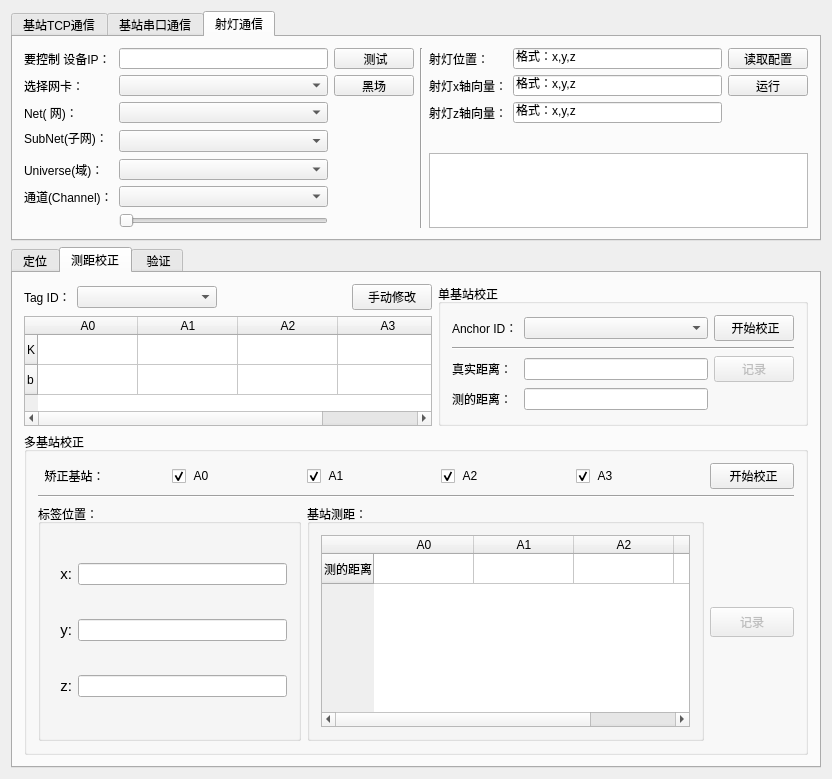
<?xml version="1.0" encoding="UTF-8"?>
<ui version="4.0">
 <class>RTLS_Widget</class>
 <widget class="QWidget" name="RTLS_Widget">
  <property name="geometry">
   <rect>
    <x>0</x>
    <y>0</y>
    <width>832</width>
    <height>736</height>
   </rect>
  </property>
  <property name="windowTitle">
   <string>RTLS_Widget</string>
  </property>
  <layout class="QGridLayout" name="gridLayout_6">
   <item row="0" column="0">
    <widget class="QTabWidget" name="tabWidget1">
     <property name="maximumSize">
      <size>
       <width>16777215</width>
       <height>230</height>
      </size>
     </property>
     <property name="currentIndex">
      <number>2</number>
     </property>
     <widget class="QWidget" name="Tcp">
      <attribute name="title">
       <string>基站TCP通信</string>
      </attribute>
      <layout class="QGridLayout" name="gridLayout">
       <item row="0" column="3">
        <widget class="QLineEdit" name="lineEdit_Port">
         <property name="text">
          <string>12900</string>
         </property>
        </widget>
       </item>
       <item row="0" column="2">
        <widget class="QLabel" name="label_2">
         <property name="text">
          <string>服务器 端口号：</string>
         </property>
        </widget>
       </item>
       <item row="1" column="0" colspan="6">
        <widget class="QTextEdit" name="textEdit_read"/>
       </item>
       <item row="0" column="1">
        <widget class="QLineEdit" name="lineEdit_IP">
         <property name="text">
          <string>127.0.0.1</string>
         </property>
        </widget>
       </item>
       <item row="0" column="5">
        <spacer name="horizontalSpacer">
         <property name="orientation">
          <enum>Qt::Horizontal</enum>
         </property>
         <property name="sizeHint" stdset="0">
          <size>
           <width>157</width>
           <height>20</height>
          </size>
         </property>
        </spacer>
       </item>
       <item row="0" column="4">
        <widget class="QPushButton" name="Button_connect">
         <property name="text">
          <string>Connect</string>
         </property>
        </widget>
       </item>
       <item row="0" column="0">
        <widget class="QLabel" name="label">
         <property name="text">
          <string>服务器 IP：</string>
         </property>
        </widget>
       </item>
      </layout>
     </widget>
     <widget class="QWidget" name="Serial">
      <attribute name="title">
       <string>基站串口通信</string>
      </attribute>
      <layout class="QGridLayout" name="gridLayout_2">
       <item row="0" column="0">
        <widget class="QLabel" name="SerialLabel">
         <property name="text">
          <string>串口选择</string>
         </property>
         <property name="alignment">
          <set>Qt::AlignCenter</set>
         </property>
        </widget>
       </item>
       <item row="1" column="0" colspan="4">
        <widget class="QTextBrowser" name="SerialTextBrowser">
         <property name="enabled">
          <bool>true</bool>
         </property>
        </widget>
       </item>
       <item row="0" column="3">
        <widget class="QPushButton" name="SerialButton">
         <property name="text">
          <string>Connect</string>
         </property>
        </widget>
       </item>
       <item row="0" column="1" colspan="2">
        <widget class="MyComboBox" name="SerialBox"/>
       </item>
      </layout>
     </widget>
     <widget class="QWidget" name="tab">
      <attribute name="title">
       <string>射灯通信</string>
      </attribute>
      <layout class="QGridLayout" name="gridLayout_4">
       <item row="0" column="0">
        <widget class="QLabel" name="label_10">
         <property name="text">
          <string>要控制 设备IP：</string>
         </property>
        </widget>
       </item>
       <item row="0" column="1">
        <widget class="QLineEdit" name="lineEdit_5">
         <property name="text">
          <string/>
         </property>
        </widget>
       </item>
       <item row="0" column="2">
        <widget class="QPushButton" name="pushButton_9">
         <property name="text">
          <string> 测试</string>
         </property>
        </widget>
       </item>
       <item row="0" column="3" rowspan="8">
        <widget class="Line" name="line_2">
         <property name="orientation">
          <enum>Qt::Vertical</enum>
         </property>
        </widget>
       </item>
       <item row="0" column="4">
        <widget class="QLabel" name="label_16">
         <property name="text">
          <string>射灯位置：</string>
         </property>
        </widget>
       </item>
       <item row="0" column="5">
        <widget class="QLineEdit" name="lineEdit_6">
         <property name="text">
          <string>格式：x,y,z</string>
         </property>
        </widget>
       </item>
       <item row="0" column="6">
        <widget class="QPushButton" name="pushButton_10">
         <property name="text">
          <string>读取配置</string>
         </property>
        </widget>
       </item>
       <item row="1" column="0">
        <widget class="QLabel" name="label_11">
         <property name="text">
          <string>选择网卡：</string>
         </property>
        </widget>
       </item>
       <item row="1" column="1">
        <widget class="QComboBox" name="comboBox_4"/>
       </item>
       <item row="1" column="2">
        <widget class="QPushButton" name="pushButton_8">
         <property name="text">
          <string>黑场</string>
         </property>
        </widget>
       </item>
       <item row="1" column="4">
        <widget class="QLabel" name="label_17">
         <property name="text">
          <string>射灯x轴向量：</string>
         </property>
        </widget>
       </item>
       <item row="1" column="5">
        <widget class="QLineEdit" name="lineEdit_7">
         <property name="text">
          <string>格式：x,y,z</string>
         </property>
        </widget>
       </item>
       <item row="1" column="6">
        <widget class="QPushButton" name="pushButton_7">
         <property name="text">
          <string>运行</string>
         </property>
        </widget>
       </item>
       <item row="2" column="0">
        <widget class="QLabel" name="label_12">
         <property name="text">
          <string>Net( 网)：</string>
         </property>
        </widget>
       </item>
       <item row="2" column="1">
        <widget class="QComboBox" name="comboBox_5"/>
       </item>
       <item row="2" column="4">
        <widget class="QLabel" name="label_18">
         <property name="text">
          <string>射灯z轴向量：</string>
         </property>
        </widget>
       </item>
       <item row="2" column="5">
        <widget class="QLineEdit" name="lineEdit_8">
         <property name="text">
          <string>格式：x,y,z</string>
         </property>
        </widget>
       </item>
       <item row="3" column="0">
        <widget class="QLabel" name="label_13">
         <property name="text">
          <string>SubNet(子网)：</string>
         </property>
        </widget>
       </item>
       <item row="3" column="1" rowspan="2">
        <widget class="QComboBox" name="comboBox_6"/>
       </item>
       <item row="4" column="4" rowspan="4" colspan="3">
        <widget class="QTextEdit" name="textEdit_2"/>
       </item>
       <item row="5" column="0">
        <widget class="QLabel" name="label_14">
         <property name="text">
          <string>Universe(域)：</string>
         </property>
        </widget>
       </item>
       <item row="5" column="1">
        <widget class="QComboBox" name="comboBox_7"/>
       </item>
       <item row="6" column="0">
        <widget class="QLabel" name="label_15">
         <property name="text">
          <string>通道(Channel)：</string>
         </property>
        </widget>
       </item>
       <item row="6" column="1">
        <widget class="QComboBox" name="comboBox_8"/>
       </item>
       <item row="7" column="1">
        <widget class="QSlider" name="horizontalSlider">
         <property name="orientation">
          <enum>Qt::Horizontal</enum>
         </property>
        </widget>
       </item>
      </layout>
     </widget>
    </widget>
   </item>
   <item row="1" column="0">
    <widget class="QTabWidget" name="tabWidget2">
     <property name="currentIndex">
      <number>1</number>
     </property>
     <widget class="QWidget" name="Positioning">
      <attribute name="title">
       <string>定位</string>
      </attribute>
      <layout class="QGridLayout" name="gridLayout_3">
       <item row="1" column="0">
        <widget class="QTableWidget" name="tableWidget_Anchor">
         <property name="minimumSize">
          <size>
           <width>0</width>
           <height>175</height>
          </size>
         </property>
         <row>
          <property name="text">
           <string/>
          </property>
         </row>
         <row>
          <property name="text">
           <string/>
          </property>
         </row>
         <row>
          <property name="text">
           <string/>
          </property>
         </row>
         <row>
          <property name="text">
           <string/>
          </property>
         </row>
         <column>
          <property name="text">
           <string>Anchor ID</string>
          </property>
         </column>
         <column>
          <property name="text">
           <string>X(m)</string>
          </property>
         </column>
         <column>
          <property name="text">
           <string>Y(m)</string>
          </property>
         </column>
         <column>
          <property name="text">
           <string>Z(m)</string>
          </property>
         </column>
         <item row="0" column="0">
          <property name="text">
           <string>Anchor 0</string>
          </property>
          <property name="font">
           <font>
            <underline>false</underline>
           </font>
          </property>
          <property name="textAlignment">
           <set>AlignCenter</set>
          </property>
          <property name="flags">
           <set>ItemIsSelectable|ItemIsDragEnabled|ItemIsDropEnabled|ItemIsUserCheckable|ItemIsEnabled</set>
          </property>
         </item>
         <item row="0" column="1">
          <property name="text">
           <string>10.013</string>
          </property>
          <property name="textAlignment">
           <set>AlignCenter</set>
          </property>
         </item>
         <item row="0" column="2">
          <property name="text">
           <string>2.651</string>
          </property>
          <property name="textAlignment">
           <set>AlignCenter</set>
          </property>
         </item>
         <item row="0" column="3">
          <property name="text">
           <string>3.622</string>
          </property>
          <property name="textAlignment">
           <set>AlignCenter</set>
          </property>
         </item>
         <item row="1" column="0">
          <property name="text">
           <string>Anchor 1</string>
          </property>
          <property name="textAlignment">
           <set>AlignCenter</set>
          </property>
          <property name="flags">
           <set>ItemIsSelectable|ItemIsDragEnabled|ItemIsDropEnabled|ItemIsUserCheckable|ItemIsEnabled</set>
          </property>
         </item>
         <item row="1" column="1">
          <property name="text">
           <string>8.691</string>
          </property>
          <property name="textAlignment">
           <set>AlignCenter</set>
          </property>
         </item>
         <item row="1" column="2">
          <property name="text">
           <string>5.812</string>
          </property>
          <property name="textAlignment">
           <set>AlignCenter</set>
          </property>
         </item>
         <item row="1" column="3">
          <property name="text">
           <string>0.452</string>
          </property>
          <property name="textAlignment">
           <set>AlignCenter</set>
          </property>
         </item>
         <item row="2" column="0">
          <property name="text">
           <string>Anchor 2</string>
          </property>
          <property name="textAlignment">
           <set>AlignCenter</set>
          </property>
          <property name="flags">
           <set>ItemIsSelectable|ItemIsDragEnabled|ItemIsDropEnabled|ItemIsUserCheckable|ItemIsEnabled</set>
          </property>
         </item>
         <item row="2" column="1">
          <property name="text">
           <string>1.032</string>
          </property>
          <property name="textAlignment">
           <set>AlignCenter</set>
          </property>
         </item>
         <item row="2" column="2">
          <property name="text">
           <string>6.012</string>
          </property>
          <property name="textAlignment">
           <set>AlignCenter</set>
          </property>
         </item>
         <item row="2" column="3">
          <property name="text">
           <string>3.152</string>
          </property>
          <property name="textAlignment">
           <set>AlignCenter</set>
          </property>
         </item>
         <item row="3" column="0">
          <property name="text">
           <string>Anchor 3</string>
          </property>
          <property name="textAlignment">
           <set>AlignCenter</set>
          </property>
          <property name="flags">
           <set>ItemIsSelectable|ItemIsDragEnabled|ItemIsDropEnabled|ItemIsUserCheckable|ItemIsEnabled</set>
          </property>
         </item>
         <item row="3" column="1">
          <property name="text">
           <string>2.432</string>
          </property>
          <property name="textAlignment">
           <set>AlignCenter</set>
          </property>
         </item>
         <item row="3" column="2">
          <property name="text">
           <string>0.489</string>
          </property>
          <property name="textAlignment">
           <set>AlignCenter</set>
          </property>
         </item>
         <item row="3" column="3">
          <property name="text">
           <string>0.452</string>
          </property>
          <property name="textAlignment">
           <set>AlignCenter</set>
          </property>
         </item>
        </widget>
       </item>
       <item row="0" column="1">
        <widget class="QPushButton" name="pushButton_2">
         <property name="maximumSize">
          <size>
           <width>90</width>
           <height>16777215</height>
          </size>
         </property>
         <property name="text">
          <string>图形化界面</string>
         </property>
        </widget>
       </item>
       <item row="1" column="1">
        <widget class="QTableWidget" name="tableWidget_Tag">
         <property name="minimumSize">
          <size>
           <width>0</width>
           <height>175</height>
          </size>
         </property>
         <row>
          <property name="text">
           <string/>
          </property>
         </row>
         <row>
          <property name="text">
           <string/>
          </property>
         </row>
         <row>
          <property name="text">
           <string/>
          </property>
         </row>
         <row>
          <property name="text">
           <string/>
          </property>
         </row>
         <row>
          <property name="text">
           <string/>
          </property>
         </row>
         <row>
          <property name="text">
           <string/>
          </property>
         </row>
         <row>
          <property name="text">
           <string/>
          </property>
         </row>
         <row>
          <property name="text">
           <string/>
          </property>
         </row>
         <column>
          <property name="text">
           <string>Tag ID</string>
          </property>
          <property name="textAlignment">
           <set>AlignCenter</set>
          </property>
         </column>
         <column>
          <property name="text">
           <string>X(m)</string>
          </property>
          <property name="textAlignment">
           <set>AlignCenter</set>
          </property>
         </column>
         <column>
          <property name="text">
           <string>Y(m)</string>
          </property>
          <property name="textAlignment">
           <set>AlignCenter</set>
          </property>
         </column>
         <column>
          <property name="text">
           <string>Z(m)</string>
          </property>
          <property name="textAlignment">
           <set>AlignCenter</set>
          </property>
         </column>
         <item row="0" column="0">
          <property name="text">
           <string>Tag 0</string>
          </property>
          <property name="textAlignment">
           <set>AlignCenter</set>
          </property>
          <property name="flags">
           <set>ItemIsSelectable|ItemIsDragEnabled|ItemIsDropEnabled|ItemIsUserCheckable|ItemIsEnabled</set>
          </property>
         </item>
         <item row="0" column="1">
          <property name="text">
           <string/>
          </property>
          <property name="textAlignment">
           <set>AlignCenter</set>
          </property>
         </item>
         <item row="0" column="2">
          <property name="text">
           <string/>
          </property>
          <property name="textAlignment">
           <set>AlignCenter</set>
          </property>
         </item>
         <item row="0" column="3">
          <property name="text">
           <string/>
          </property>
          <property name="textAlignment">
           <set>AlignCenter</set>
          </property>
         </item>
         <item row="1" column="0">
          <property name="text">
           <string>Tag 1</string>
          </property>
          <property name="textAlignment">
           <set>AlignCenter</set>
          </property>
          <property name="flags">
           <set>ItemIsSelectable|ItemIsDragEnabled|ItemIsDropEnabled|ItemIsUserCheckable|ItemIsEnabled</set>
          </property>
         </item>
         <item row="1" column="1">
          <property name="text">
           <string/>
          </property>
          <property name="textAlignment">
           <set>AlignCenter</set>
          </property>
         </item>
         <item row="1" column="2">
          <property name="text">
           <string/>
          </property>
          <property name="textAlignment">
           <set>AlignCenter</set>
          </property>
         </item>
         <item row="1" column="3">
          <property name="text">
           <string/>
          </property>
          <property name="textAlignment">
           <set>AlignCenter</set>
          </property>
         </item>
         <item row="2" column="0">
          <property name="text">
           <string>Tag 2</string>
          </property>
          <property name="textAlignment">
           <set>AlignCenter</set>
          </property>
          <property name="flags">
           <set>ItemIsSelectable|ItemIsDragEnabled|ItemIsDropEnabled|ItemIsUserCheckable|ItemIsEnabled</set>
          </property>
         </item>
         <item row="2" column="1">
          <property name="text">
           <string/>
          </property>
          <property name="textAlignment">
           <set>AlignCenter</set>
          </property>
         </item>
         <item row="2" column="2">
          <property name="text">
           <string/>
          </property>
          <property name="textAlignment">
           <set>AlignCenter</set>
          </property>
         </item>
         <item row="2" column="3">
          <property name="text">
           <string/>
          </property>
          <property name="textAlignment">
           <set>AlignCenter</set>
          </property>
         </item>
         <item row="3" column="0">
          <property name="text">
           <string>Tag 3</string>
          </property>
          <property name="textAlignment">
           <set>AlignCenter</set>
          </property>
          <property name="flags">
           <set>ItemIsSelectable|ItemIsDragEnabled|ItemIsDropEnabled|ItemIsUserCheckable|ItemIsEnabled</set>
          </property>
         </item>
         <item row="3" column="1">
          <property name="text">
           <string/>
          </property>
          <property name="textAlignment">
           <set>AlignCenter</set>
          </property>
         </item>
         <item row="3" column="2">
          <property name="text">
           <string/>
          </property>
          <property name="textAlignment">
           <set>AlignCenter</set>
          </property>
         </item>
         <item row="3" column="3">
          <property name="text">
           <string/>
          </property>
          <property name="textAlignment">
           <set>AlignCenter</set>
          </property>
         </item>
         <item row="4" column="0">
          <property name="text">
           <string>Tag 4</string>
          </property>
          <property name="textAlignment">
           <set>AlignCenter</set>
          </property>
          <property name="flags">
           <set>ItemIsSelectable|ItemIsDragEnabled|ItemIsDropEnabled|ItemIsUserCheckable|ItemIsEnabled</set>
          </property>
         </item>
         <item row="4" column="1">
          <property name="text">
           <string/>
          </property>
          <property name="textAlignment">
           <set>AlignCenter</set>
          </property>
         </item>
         <item row="4" column="2">
          <property name="text">
           <string/>
          </property>
          <property name="textAlignment">
           <set>AlignCenter</set>
          </property>
         </item>
         <item row="4" column="3">
          <property name="text">
           <string/>
          </property>
          <property name="textAlignment">
           <set>AlignCenter</set>
          </property>
         </item>
         <item row="5" column="0">
          <property name="text">
           <string>Tag 5</string>
          </property>
          <property name="textAlignment">
           <set>AlignCenter</set>
          </property>
          <property name="flags">
           <set>ItemIsSelectable|ItemIsDragEnabled|ItemIsDropEnabled|ItemIsUserCheckable|ItemIsEnabled</set>
          </property>
         </item>
         <item row="5" column="1">
          <property name="text">
           <string/>
          </property>
          <property name="textAlignment">
           <set>AlignCenter</set>
          </property>
         </item>
         <item row="5" column="2">
          <property name="text">
           <string/>
          </property>
          <property name="textAlignment">
           <set>AlignCenter</set>
          </property>
         </item>
         <item row="5" column="3">
          <property name="text">
           <string/>
          </property>
          <property name="textAlignment">
           <set>AlignCenter</set>
          </property>
         </item>
         <item row="6" column="0">
          <property name="text">
           <string>Tag 6</string>
          </property>
          <property name="textAlignment">
           <set>AlignCenter</set>
          </property>
          <property name="flags">
           <set>ItemIsSelectable|ItemIsDragEnabled|ItemIsDropEnabled|ItemIsUserCheckable|ItemIsEnabled</set>
          </property>
         </item>
         <item row="6" column="1">
          <property name="text">
           <string/>
          </property>
          <property name="textAlignment">
           <set>AlignCenter</set>
          </property>
         </item>
         <item row="6" column="2">
          <property name="text">
           <string/>
          </property>
          <property name="textAlignment">
           <set>AlignCenter</set>
          </property>
         </item>
         <item row="6" column="3">
          <property name="text">
           <string/>
          </property>
          <property name="textAlignment">
           <set>AlignCenter</set>
          </property>
         </item>
         <item row="7" column="0">
          <property name="text">
           <string>Tag 7</string>
          </property>
          <property name="textAlignment">
           <set>AlignCenter</set>
          </property>
          <property name="flags">
           <set>ItemIsSelectable|ItemIsDragEnabled|ItemIsDropEnabled|ItemIsUserCheckable|ItemIsEnabled</set>
          </property>
         </item>
         <item row="7" column="1">
          <property name="text">
           <string/>
          </property>
          <property name="textAlignment">
           <set>AlignCenter</set>
          </property>
         </item>
         <item row="7" column="2">
          <property name="text">
           <string/>
          </property>
          <property name="textAlignment">
           <set>AlignCenter</set>
          </property>
         </item>
         <item row="7" column="3">
          <property name="text">
           <string/>
          </property>
          <property name="textAlignment">
           <set>AlignCenter</set>
          </property>
         </item>
        </widget>
       </item>
       <item row="0" column="0">
        <widget class="QPushButton" name="pushButton">
         <property name="maximumSize">
          <size>
           <width>90</width>
           <height>16777215</height>
          </size>
         </property>
         <property name="text">
          <string>读取基站坐标</string>
         </property>
        </widget>
       </item>
      </layout>
     </widget>
     <widget class="QWidget" name="Ranging">
      <attribute name="title">
       <string>测距校正</string>
      </attribute>
      <layout class="QGridLayout" name="gridLayout_8">
       <item row="0" column="1">
        <widget class="MyComboBox" name="tagSelect">
         <property name="minimumSize">
          <size>
           <width>140</width>
           <height>0</height>
          </size>
         </property>
        </widget>
       </item>
       <item row="0" column="2">
        <spacer name="horizontalSpacer_2">
         <property name="orientation">
          <enum>Qt::Horizontal</enum>
         </property>
         <property name="sizeType">
          <enum>QSizePolicy::Expanding</enum>
         </property>
         <property name="sizeHint" stdset="0">
          <size>
           <width>68</width>
           <height>20</height>
          </size>
         </property>
        </spacer>
       </item>
       <item row="1" column="0" colspan="4">
        <widget class="QTableWidget" name="rangingParamTable">
         <property name="sizePolicy">
          <sizepolicy hsizetype="Preferred" vsizetype="Expanding">
           <horstretch>0</horstretch>
           <verstretch>0</verstretch>
          </sizepolicy>
         </property>
         <property name="minimumSize">
          <size>
           <width>350</width>
           <height>0</height>
          </size>
         </property>
         <row>
          <property name="text">
           <string>K</string>
          </property>
         </row>
         <row>
          <property name="text">
           <string>b</string>
          </property>
         </row>
         <column>
          <property name="text">
           <string>A0</string>
          </property>
         </column>
         <column>
          <property name="text">
           <string>A1</string>
          </property>
         </column>
         <column>
          <property name="text">
           <string>A2</string>
          </property>
         </column>
         <column>
          <property name="text">
           <string>A3</string>
          </property>
         </column>
         <item row="0" column="0">
          <property name="text">
           <string/>
          </property>
         </item>
        </widget>
       </item>
       <item row="0" column="0">
        <widget class="QLabel" name="label_3">
         <property name="text">
          <string>Tag ID：</string>
         </property>
        </widget>
       </item>
       <item row="0" column="4" rowspan="2">
        <widget class="QGroupBox" name="groupBox">
         <property name="minimumSize">
          <size>
           <width>370</width>
           <height>140</height>
          </size>
         </property>
         <property name="title">
          <string>单基站校正</string>
         </property>
         <layout class="QGridLayout" name="gridLayout_7">
          <item row="0" column="0">
           <widget class="QLabel" name="label_4">
            <property name="text">
             <string>Anchor ID：</string>
            </property>
           </widget>
          </item>
          <item row="0" column="1">
           <widget class="MyComboBox" name="anchorSelect"/>
          </item>
          <item row="1" column="0" colspan="3">
           <widget class="Line" name="line_3">
            <property name="orientation">
             <enum>Qt::Horizontal</enum>
            </property>
           </widget>
          </item>
          <item row="2" column="0">
           <widget class="QLabel" name="label_5">
            <property name="text">
             <string>真实距离：</string>
            </property>
           </widget>
          </item>
          <item row="2" column="1">
           <widget class="QLineEdit" name="lineEdit_3"/>
          </item>
          <item row="3" column="0">
           <widget class="QLabel" name="label_6">
            <property name="text">
             <string>测的距离：</string>
            </property>
           </widget>
          </item>
          <item row="3" column="1">
           <widget class="QLineEdit" name="lineEdit_4"/>
          </item>
          <item row="0" column="2">
           <widget class="QPushButton" name="singleCorrect">
            <property name="text">
             <string> 开始校正</string>
            </property>
           </widget>
          </item>
          <item row="2" column="2">
           <widget class="QPushButton" name="singleRecord">
            <property name="enabled">
             <bool>false</bool>
            </property>
            <property name="text">
             <string>记录</string>
            </property>
           </widget>
          </item>
         </layout>
        </widget>
       </item>
       <item row="0" column="3">
        <widget class="QPushButton" name="manualModify">
         <property name="text">
          <string>手动修改</string>
         </property>
        </widget>
       </item>
       <item row="2" column="0" colspan="5">
        <widget class="QGroupBox" name="groupBox_2">
         <property name="sizePolicy">
          <sizepolicy hsizetype="Preferred" vsizetype="Fixed">
           <horstretch>0</horstretch>
           <verstretch>0</verstretch>
          </sizepolicy>
         </property>
         <property name="title">
          <string>多基站校正</string>
         </property>
         <layout class="QGridLayout" name="gridLayout_11">
          <item row="0" column="4">
           <widget class="QCheckBox" name="checkBox_5">
            <property name="text">
             <string> A3</string>
            </property>
            <property name="checked">
             <bool>true</bool>
            </property>
           </widget>
          </item>
          <item row="0" column="3">
           <widget class="QCheckBox" name="checkBox_4">
            <property name="text">
             <string> A2</string>
            </property>
            <property name="checked">
             <bool>true</bool>
            </property>
           </widget>
          </item>
          <item row="0" column="2">
           <widget class="QCheckBox" name="checkBox_3">
            <property name="text">
             <string> A1</string>
            </property>
            <property name="checked">
             <bool>true</bool>
            </property>
           </widget>
          </item>
          <item row="2" column="0" rowspan="2" colspan="2">
           <widget class="QGroupBox" name="groupBox_3">
            <property name="title">
             <string>标签位置：</string>
            </property>
            <layout class="QGridLayout" name="gridLayout_5">
             <item row="0" column="0">
              <widget class="QLabel" name="label_20">
               <property name="font">
                <font>
                 <pointsize>11</pointsize>
                </font>
               </property>
               <property name="text">
                <string>  x:</string>
               </property>
              </widget>
             </item>
             <item row="0" column="1">
              <widget class="QLineEdit" name="lineEdit_9">
               <property name="sizePolicy">
                <sizepolicy hsizetype="Expanding" vsizetype="Fixed">
                 <horstretch>0</horstretch>
                 <verstretch>0</verstretch>
                </sizepolicy>
               </property>
              </widget>
             </item>
             <item row="1" column="0">
              <widget class="QLabel" name="label_21">
               <property name="font">
                <font>
                 <pointsize>11</pointsize>
                </font>
               </property>
               <property name="text">
                <string>  y:</string>
               </property>
              </widget>
             </item>
             <item row="1" column="1">
              <widget class="QLineEdit" name="lineEdit_10">
               <property name="sizePolicy">
                <sizepolicy hsizetype="Expanding" vsizetype="Fixed">
                 <horstretch>0</horstretch>
                 <verstretch>0</verstretch>
                </sizepolicy>
               </property>
              </widget>
             </item>
             <item row="2" column="0">
              <widget class="QLabel" name="label_22">
               <property name="font">
                <font>
                 <pointsize>11</pointsize>
                </font>
               </property>
               <property name="text">
                <string>  z:</string>
               </property>
              </widget>
             </item>
             <item row="2" column="1">
              <widget class="QLineEdit" name="lineEdit_11">
               <property name="sizePolicy">
                <sizepolicy hsizetype="Expanding" vsizetype="Fixed">
                 <horstretch>0</horstretch>
                 <verstretch>0</verstretch>
                </sizepolicy>
               </property>
              </widget>
             </item>
            </layout>
           </widget>
          </item>
          <item row="0" column="0">
           <widget class="QLabel" name="label_7">
            <property name="text">
             <string>  矫正基站：</string>
            </property>
           </widget>
          </item>
          <item row="0" column="5">
           <widget class="QPushButton" name="MutiCorrect">
            <property name="sizePolicy">
             <sizepolicy hsizetype="Minimum" vsizetype="Fixed">
              <horstretch>0</horstretch>
              <verstretch>50</verstretch>
             </sizepolicy>
            </property>
            <property name="maximumSize">
             <size>
              <width>84</width>
              <height>16777215</height>
             </size>
            </property>
            <property name="text">
             <string> 开始校正</string>
            </property>
           </widget>
          </item>
          <item row="2" column="2" rowspan="2" colspan="3">
           <widget class="QGroupBox" name="groupBox_4">
            <property name="title">
             <string>基站测距：</string>
            </property>
            <layout class="QGridLayout" name="gridLayout_10">
             <item row="0" column="0">
              <widget class="QTableWidget" name="tableWidget_3">
               <property name="sizePolicy">
                <sizepolicy hsizetype="Expanding" vsizetype="Expanding">
                 <horstretch>0</horstretch>
                 <verstretch>0</verstretch>
                </sizepolicy>
               </property>
               <row>
                <property name="text">
                 <string>测的距离</string>
                </property>
               </row>
               <column>
                <property name="text">
                 <string>A0</string>
                </property>
               </column>
               <column>
                <property name="text">
                 <string>A1</string>
                </property>
               </column>
               <column>
                <property name="text">
                 <string>A2</string>
                </property>
               </column>
               <column>
                <property name="text">
                 <string>A3</string>
                </property>
               </column>
              </widget>
             </item>
            </layout>
           </widget>
          </item>
          <item row="0" column="1">
           <widget class="QCheckBox" name="checkBox_2">
            <property name="text">
             <string> A0</string>
            </property>
            <property name="checked">
             <bool>true</bool>
            </property>
            <property name="tristate">
             <bool>false</bool>
            </property>
           </widget>
          </item>
          <item row="1" column="0" colspan="6">
           <widget class="Line" name="line">
            <property name="orientation">
             <enum>Qt::Horizontal</enum>
            </property>
           </widget>
          </item>
          <item row="2" column="5" rowspan="2">
           <widget class="QPushButton" name="MutiRecord">
            <property name="enabled">
             <bool>false</bool>
            </property>
            <property name="sizePolicy">
             <sizepolicy hsizetype="Minimum" vsizetype="Fixed">
              <horstretch>50</horstretch>
              <verstretch>0</verstretch>
             </sizepolicy>
            </property>
            <property name="minimumSize">
             <size>
              <width>0</width>
              <height>30</height>
             </size>
            </property>
            <property name="maximumSize">
             <size>
              <width>84</width>
              <height>16777215</height>
             </size>
            </property>
            <property name="text">
             <string>记录</string>
            </property>
           </widget>
          </item>
         </layout>
        </widget>
       </item>
      </layout>
     </widget>
     <widget class="QWidget" name="tab_2">
      <attribute name="title">
       <string> 验证</string>
      </attribute>
      <layout class="QGridLayout" name="gridLayout_9">
       <item row="0" column="0">
        <widget class="QLabel" name="label_9">
         <property name="text">
          <string>     Tag ID：</string>
         </property>
        </widget>
       </item>
       <item row="0" column="1" colspan="2">
        <widget class="QComboBox" name="comboBox_3"/>
       </item>
       <item row="0" column="3">
        <widget class="QCheckBox" name="checkBox">
         <property name="text">
          <string>已知真实位置</string>
         </property>
         <property name="tristate">
          <bool>false</bool>
         </property>
        </widget>
       </item>
       <item row="1" column="0" colspan="2">
        <widget class="QTableWidget" name="tableWidget">
         <row>
          <property name="text">
           <string>实测位置</string>
          </property>
         </row>
         <row>
          <property name="text">
           <string>真实位置</string>
          </property>
         </row>
         <column>
          <property name="text">
           <string>x/m</string>
          </property>
         </column>
         <column>
          <property name="text">
           <string>y/m</string>
          </property>
         </column>
         <column>
          <property name="text">
           <string>z/m</string>
          </property>
         </column>
        </widget>
       </item>
       <item row="1" column="2" colspan="2">
        <widget class="QTableWidget" name="tableWidget_2">
         <row>
          <property name="text">
           <string>实测距离</string>
          </property>
         </row>
         <row>
          <property name="text">
           <string>真实距离</string>
          </property>
         </row>
         <column>
          <property name="text">
           <string>A0</string>
          </property>
         </column>
         <column>
          <property name="text">
           <string>A1</string>
          </property>
         </column>
         <column>
          <property name="text">
           <string>A2</string>
          </property>
         </column>
         <column>
          <property name="text">
           <string>A3</string>
          </property>
         </column>
        </widget>
       </item>
      </layout>
     </widget>
    </widget>
   </item>
  </layout>
 </widget>
 <layoutdefault spacing="6" margin="11"/>
 <customwidgets>
  <customwidget>
   <class>MyComboBox</class>
   <extends>QComboBox</extends>
   <header>mycombobox.h</header>
  </customwidget>
 </customwidgets>
 <resources/>
 <connections/>
</ui>
